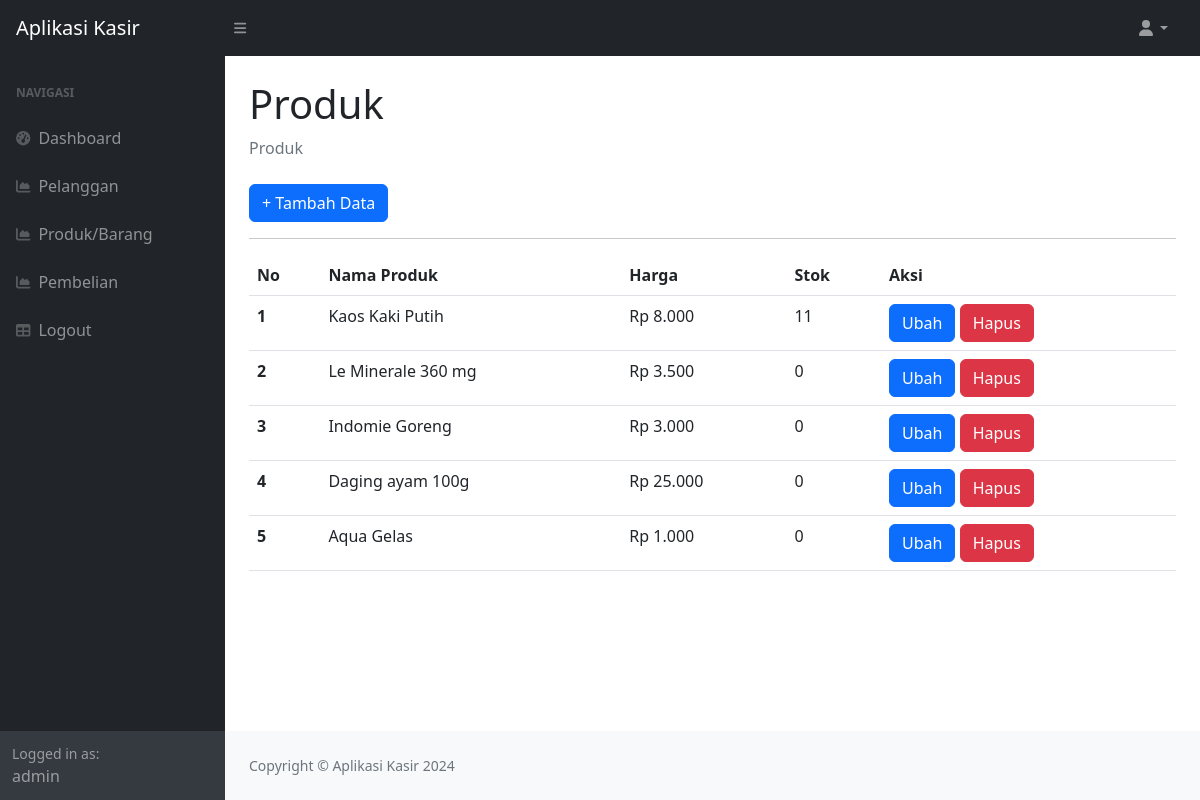
Screenshot of /home_petugas.php?page=produk (signed in) with the database file from the repository.
### tables this page shows
CREATE TABLE `produk` (
  `id_produk` int(11) NOT NULL,
  `nama_produk` varchar(255) DEFAULT NULL,
  `harga` int(10) DEFAULT NULL,
  `stok` int(11) DEFAULT NULL
);

### produk.php (the view)
<div class="container-fluid px-4">
    <h1 class="mt-4">Produk</h1>
    <ol class="breadcrumb mb-4">
        <li class="breadcrumb-item active">Produk</li>
    </ol>
    <a href="?page=produk_tambah" class="btn btn-primary"> + Tambah Data</a>
    <hr>
    <table class="table">
        <thead>
            <tr>
                <th>No</th>
                <th>Nama Produk</th>
                <th>Harga</th>
                <th>Stok</th>
                <th>Aksi</th>
            </tr>
        </thead>
        <tbody>
            <?php
            $nomor = 1;
            $query = mysqli_query($koneksi, "SELECT * FROM produk");
            while ($data = mysqli_fetch_array($query)) {
                ?>
                <tr>
                    <th scope="row"><?php echo $nomor++; ?></th>
                    <td><?php echo $data['nama_produk']; ?></td>
                    <td><?php echo 'Rp ' . number_format($data['harga'], 0, ',', '.'); ?></td>
                    <td><?php echo $data['stok']; ?></td>
                    <td>
                        <a href="?page=produk_ubah&&id=<?php echo $data['id_produk']; ?>" class="btn btn-primary">Ubah</a>
                        <a href="?page=produk_hapus&&id=<?php echo $data['id_produk']; ?>" class="btn btn-danger">Hapus</a>
                    </td>
                </tr>
                <?php
            }
            ?>
        </tbody>
    </table>
</div>

### rows the page displays
produk: nama_produk "Kaos Kaki Putih", harga "8.000", stok "11"
produk: nama_produk "Le Minerale 360 mg", harga "3.500", stok "0"
produk: nama_produk "Indomie Goreng", harga "3.000", stok "0"
produk: nama_produk "Daging ayam 100g", harga "25.000", stok "0"
produk: nama_produk "Aqua Gelas", harga "1.000", stok "0"

### other values shown
$_SESSION['user']['nama'] "admin"
